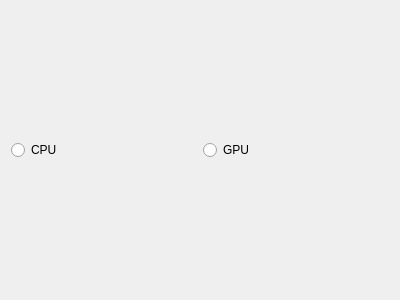
<?xml version="1.0" encoding="UTF-8"?>
<ui version="4.0">
 <class>PedestrianDetectorWidget</class>
 <widget class="QWidget" name="PedestrianDetectorWidget">
  <property name="geometry">
   <rect>
    <x>0</x>
    <y>0</y>
    <width>400</width>
    <height>300</height>
   </rect>
  </property>
  <property name="windowTitle">
   <string>Form</string>
  </property>
  <layout class="QGridLayout" name="gridLayout">
   <item row="0" column="0">
    <layout class="QVBoxLayout" name="verticalLayout">
     <item>
      <layout class="QHBoxLayout" name="horizontalLayout">
       <item>
        <widget class="QRadioButton" name="cpuRadioButton">
         <property name="text">
          <string>CPU</string>
         </property>
        </widget>
       </item>
       <item>
        <widget class="QRadioButton" name="gpuRadioButton">
         <property name="text">
          <string>GPU</string>
         </property>
        </widget>
       </item>
      </layout>
     </item>
    </layout>
   </item>
  </layout>
 </widget>
 <resources/>
 <connections/>
</ui>
